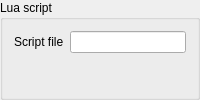
<?xml version="1.0" encoding="UTF-8"?>
<ui version="4.0">
 <class>LuaScriptComp</class>
 <widget class="LuaScriptGroup" name="LuaScriptComp">
  <property name="windowTitle">
   <string>Lua script</string>
  </property>
  <property name="title">
   <string>Lua script</string>
  </property>
  <layout class="QFormLayout" name="luaScriptLayout">
   <item row="0" column="0">
    <widget class="QLabel" name="luaScriptFileLabel">
     <property name="text">
      <string>Script file</string>
     </property>
    </widget>
   </item>
   <item row="0" column="1">
    <widget class="FileWidget&lt;FileType::LUA_SCRIPT&gt;" name="luaScriptFile">
     <property name="readOnly">
      <bool>true</bool>
     </property>
    </widget>
   </item>
  </layout>
 </widget>
 <customwidgets>
  <customwidget>
   <class>LuaScriptGroup</class>
   <extends>QGroupBox</extends>
   <header>RaZor/Interface/Component/LuaScriptGroup.hpp</header>
  </customwidget>
  <customwidget>
   <class>FileWidget&lt;FileType::LUA_SCRIPT&gt;</class>
   <extends>QLineEdit</extends>
   <header>RaZor/Interface/FileWidget.hpp</header>
  </customwidget>
 </customwidgets>
 <resources/>
 <connections/>
</ui>
